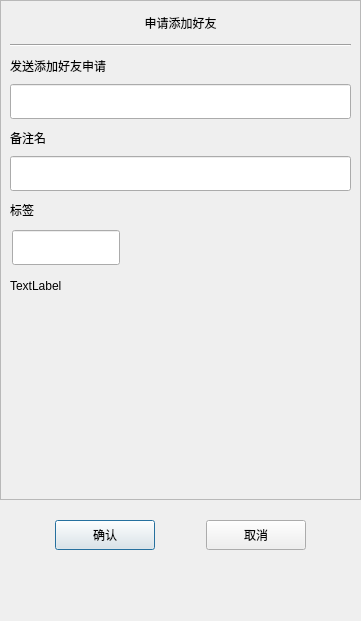
<?xml version="1.0" encoding="UTF-8"?>
<ui version="4.0">
 <class>Applyfrined</class>
 <widget class="QDialog" name="Applyfrined">
  <property name="geometry">
   <rect>
    <x>0</x>
    <y>0</y>
    <width>361</width>
    <height>621</height>
   </rect>
  </property>
  <property name="minimumSize">
   <size>
    <width>361</width>
    <height>621</height>
   </size>
  </property>
  <property name="maximumSize">
   <size>
    <width>361</width>
    <height>621</height>
   </size>
  </property>
  <property name="windowTitle">
   <string>Dialog</string>
  </property>
  <layout class="QVBoxLayout" name="verticalLayout">
   <property name="spacing">
    <number>0</number>
   </property>
   <property name="leftMargin">
    <number>0</number>
   </property>
   <property name="topMargin">
    <number>0</number>
   </property>
   <property name="rightMargin">
    <number>0</number>
   </property>
   <property name="bottomMargin">
    <number>0</number>
   </property>
   <item>
    <widget class="QScrollArea" name="scrollArea">
     <property name="minimumSize">
      <size>
       <width>0</width>
       <height>500</height>
      </size>
     </property>
     <property name="widgetResizable">
      <bool>true</bool>
     </property>
     <widget class="QWidget" name="scrollcontent">
      <property name="geometry">
       <rect>
        <x>0</x>
        <y>0</y>
        <width>359</width>
        <height>498</height>
       </rect>
      </property>
      <layout class="QVBoxLayout" name="verticalLayout_2">
       <property name="spacing">
        <number>0</number>
       </property>
       <property name="leftMargin">
        <number>0</number>
       </property>
       <property name="rightMargin">
        <number>0</number>
       </property>
       <item>
        <widget class="QLabel" name="apply_lb">
         <property name="minimumSize">
          <size>
           <width>0</width>
           <height>25</height>
          </size>
         </property>
         <property name="maximumSize">
          <size>
           <width>16777215</width>
           <height>25</height>
          </size>
         </property>
         <property name="text">
          <string>申请添加好友</string>
         </property>
         <property name="alignment">
          <set>Qt::AlignmentFlag::AlignCenter</set>
         </property>
        </widget>
       </item>
       <item>
        <widget class="QWidget" name="apple_wid" native="true">
         <layout class="QVBoxLayout" name="verticalLayout_3">
          <item>
           <widget class="Line" name="h_line">
            <property name="orientation">
             <enum>Qt::Orientation::Horizontal</enum>
            </property>
           </widget>
          </item>
          <item>
           <widget class="QLabel" name="label">
            <property name="minimumSize">
             <size>
              <width>0</width>
              <height>25</height>
             </size>
            </property>
            <property name="maximumSize">
             <size>
              <width>16777215</width>
              <height>25</height>
             </size>
            </property>
            <property name="text">
             <string>发送添加好友申请</string>
            </property>
           </widget>
          </item>
          <item>
           <widget class="CustomizeEdit" name="name_ed">
            <property name="minimumSize">
             <size>
              <width>0</width>
              <height>35</height>
             </size>
            </property>
            <property name="maximumSize">
             <size>
              <width>16777215</width>
              <height>35</height>
             </size>
            </property>
           </widget>
          </item>
          <item>
           <widget class="QLabel" name="label_2">
            <property name="minimumSize">
             <size>
              <width>0</width>
              <height>25</height>
             </size>
            </property>
            <property name="maximumSize">
             <size>
              <width>16777215</width>
              <height>25</height>
             </size>
            </property>
            <property name="text">
             <string>备注名</string>
            </property>
           </widget>
          </item>
          <item>
           <widget class="CustomizeEdit" name="back_ed">
            <property name="minimumSize">
             <size>
              <width>0</width>
              <height>35</height>
             </size>
            </property>
            <property name="maximumSize">
             <size>
              <width>16777215</width>
              <height>35</height>
             </size>
            </property>
           </widget>
          </item>
          <item>
           <widget class="QLabel" name="label_5">
            <property name="minimumSize">
             <size>
              <width>0</width>
              <height>25</height>
             </size>
            </property>
            <property name="maximumSize">
             <size>
              <width>16777215</width>
              <height>25</height>
             </size>
            </property>
            <property name="text">
             <string>标签</string>
            </property>
           </widget>
          </item>
          <item>
           <widget class="QWidget" name="lb_group_wid" native="true">
            <property name="minimumSize">
             <size>
              <width>0</width>
              <height>50</height>
             </size>
            </property>
            <layout class="QVBoxLayout" name="verticalLayout_5">
             <property name="spacing">
              <number>0</number>
             </property>
             <property name="leftMargin">
              <number>0</number>
             </property>
             <property name="topMargin">
              <number>0</number>
             </property>
             <property name="rightMargin">
              <number>0</number>
             </property>
             <property name="bottomMargin">
              <number>0</number>
             </property>
             <item>
              <widget class="QWidget" name="gridWidget" native="true">
               <property name="minimumSize">
                <size>
                 <width>0</width>
                 <height>40</height>
                </size>
               </property>
               <property name="maximumSize">
                <size>
                 <width>16777215</width>
                 <height>40</height>
                </size>
               </property>
               <widget class="CustomizeEdit" name="lb_ed">
                <property name="geometry">
                 <rect>
                  <x>2</x>
                  <y>2</y>
                  <width>108</width>
                  <height>35</height>
                 </rect>
                </property>
                <property name="minimumSize">
                 <size>
                  <width>0</width>
                  <height>35</height>
                 </size>
                </property>
                <property name="maximumSize">
                 <size>
                  <width>16777215</width>
                  <height>35</height>
                 </size>
                </property>
               </widget>
              </widget>
             </item>
             <item>
              <widget class="QWidget" name="input_tip_wid" native="true">
               <property name="minimumSize">
                <size>
                 <width>0</width>
                 <height>35</height>
                </size>
               </property>
               <property name="maximumSize">
                <size>
                 <width>16777215</width>
                 <height>35</height>
                </size>
               </property>
               <layout class="QVBoxLayout" name="verticalLayout_6">
                <property name="spacing">
                 <number>0</number>
                </property>
                <property name="leftMargin">
                 <number>0</number>
                </property>
                <property name="topMargin">
                 <number>0</number>
                </property>
                <property name="rightMargin">
                 <number>0</number>
                </property>
                <property name="bottomMargin">
                 <number>0</number>
                </property>
                <item>
                 <widget class="ClickedOnceLabel" name="tip_lb">
                  <property name="text">
                   <string>TextLabel</string>
                  </property>
                 </widget>
                </item>
               </layout>
              </widget>
             </item>
            </layout>
           </widget>
          </item>
         </layout>
        </widget>
       </item>
       <item>
        <widget class="QWidget" name="widget" native="true">
         <property name="minimumSize">
          <size>
           <width>0</width>
           <height>60</height>
          </size>
         </property>
         <layout class="QHBoxLayout" name="horizontalLayout_2">
          <property name="leftMargin">
           <number>0</number>
          </property>
          <property name="topMargin">
           <number>0</number>
          </property>
          <property name="rightMargin">
           <number>0</number>
          </property>
          <property name="bottomMargin">
           <number>0</number>
          </property>
          <item>
           <widget class="QWidget" name="lb_list" native="true">
            <property name="minimumSize">
             <size>
              <width>287</width>
              <height>50</height>
             </size>
            </property>
            <property name="maximumSize">
             <size>
              <width>287</width>
              <height>16777215</height>
             </size>
            </property>
           </widget>
          </item>
          <item>
           <widget class="QWidget" name="more_lb_wid" native="true">
            <property name="minimumSize">
             <size>
              <width>30</width>
              <height>0</height>
             </size>
            </property>
            <property name="maximumSize">
             <size>
              <width>30</width>
              <height>16777215</height>
             </size>
            </property>
            <layout class="QVBoxLayout" name="verticalLayout_4">
             <item>
              <spacer name="verticalSpacer_3">
               <property name="orientation">
                <enum>Qt::Orientation::Vertical</enum>
               </property>
               <property name="sizeHint" stdset="0">
                <size>
                 <width>20</width>
                 <height>40</height>
                </size>
               </property>
              </spacer>
             </item>
             <item>
              <widget class="ClickedOnceLabel" name="more_lb">
               <property name="minimumSize">
                <size>
                 <width>25</width>
                 <height>25</height>
                </size>
               </property>
               <property name="maximumSize">
                <size>
                 <width>25</width>
                 <height>25</height>
                </size>
               </property>
               <property name="text">
                <string/>
               </property>
              </widget>
             </item>
             <item>
              <spacer name="verticalSpacer_4">
               <property name="orientation">
                <enum>Qt::Orientation::Vertical</enum>
               </property>
               <property name="sizeHint" stdset="0">
                <size>
                 <width>20</width>
                 <height>40</height>
                </size>
               </property>
              </spacer>
             </item>
            </layout>
           </widget>
          </item>
         </layout>
        </widget>
       </item>
      </layout>
     </widget>
    </widget>
   </item>
   <item>
    <spacer name="verticalSpacer">
     <property name="orientation">
      <enum>Qt::Orientation::Vertical</enum>
     </property>
     <property name="sizeType">
      <enum>QSizePolicy::Policy::Fixed</enum>
     </property>
     <property name="sizeHint" stdset="0">
      <size>
       <width>20</width>
       <height>10</height>
      </size>
     </property>
    </spacer>
   </item>
   <item>
    <widget class="QWidget" name="apply_sure_wid" native="true">
     <property name="minimumSize">
      <size>
       <width>0</width>
       <height>50</height>
      </size>
     </property>
     <layout class="QHBoxLayout" name="horizontalLayout">
      <item>
       <spacer name="horizontalSpacer_2">
        <property name="orientation">
         <enum>Qt::Orientation::Horizontal</enum>
        </property>
        <property name="sizeHint" stdset="0">
         <size>
          <width>40</width>
          <height>20</height>
         </size>
        </property>
       </spacer>
      </item>
      <item>
       <widget class="ClickedBtn" name="sure_btn">
        <property name="minimumSize">
         <size>
          <width>100</width>
          <height>30</height>
         </size>
        </property>
        <property name="text">
         <string>确认</string>
        </property>
       </widget>
      </item>
      <item>
       <spacer name="horizontalSpacer">
        <property name="orientation">
         <enum>Qt::Orientation::Horizontal</enum>
        </property>
        <property name="sizeHint" stdset="0">
         <size>
          <width>40</width>
          <height>20</height>
         </size>
        </property>
       </spacer>
      </item>
      <item>
       <widget class="ClickedBtn" name="cancel_btn">
        <property name="minimumSize">
         <size>
          <width>100</width>
          <height>30</height>
         </size>
        </property>
        <property name="text">
         <string>取消</string>
        </property>
       </widget>
      </item>
      <item>
       <spacer name="horizontalSpacer_3">
        <property name="orientation">
         <enum>Qt::Orientation::Horizontal</enum>
        </property>
        <property name="sizeHint" stdset="0">
         <size>
          <width>40</width>
          <height>20</height>
         </size>
        </property>
       </spacer>
      </item>
     </layout>
    </widget>
   </item>
   <item>
    <spacer name="verticalSpacer_2">
     <property name="orientation">
      <enum>Qt::Orientation::Vertical</enum>
     </property>
     <property name="sizeHint" stdset="0">
      <size>
       <width>20</width>
       <height>40</height>
      </size>
     </property>
    </spacer>
   </item>
  </layout>
 </widget>
 <customwidgets>
  <customwidget>
   <class>CustomizeEdit</class>
   <extends>QLineEdit</extends>
   <header location="global">customizeedit.h</header>
  </customwidget>
  <customwidget>
   <class>ClickedBtn</class>
   <extends>QPushButton</extends>
   <header location="global">clickedbtn.h</header>
  </customwidget>
  <customwidget>
   <class>ClickedOnceLabel</class>
   <extends>QLabel</extends>
   <header location="global">clickedoncelabel.h</header>
  </customwidget>
 </customwidgets>
 <resources/>
 <connections/>
</ui>
